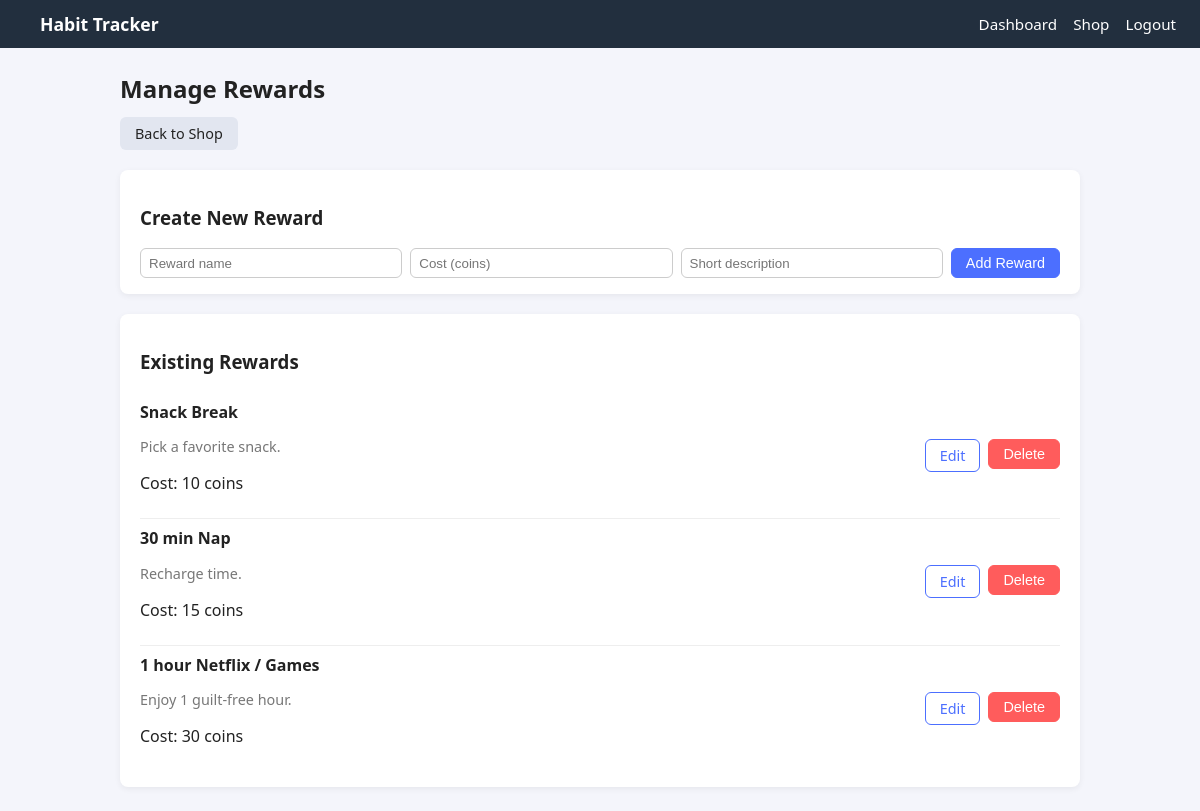
Screenshot of /shop/manage (signed in) with the database file from the repository.
### app/models.py (models this page shows)
class Reward(db.Model):
    id = db.Column(db.Integer, primary_key=True)
    name = db.Column(db.String(120), nullable=False)
    cost = db.Column(db.Integer, nullable=False)
    description = db.Column(db.String(250), default="")

### app/shop.py (the view, shortened to what this page needs)
@shop.route("/shop/manage", methods=["GET", "POST"])
@login_required
def manage_rewards():
    rewards = Reward.query.order_by(Reward.cost.asc()).all()
    return render_template("manage_rewards.html", rewards=rewards)

### app/__init__.py (called while the page is built)
def create_app():
    app = Flask(__name__, instance_relative_config=True)
    app.config.from_mapping(
        SECRET_KEY="devkey",  # change in production
        SQLALCHEMY_DATABASE_URI="sqlite:///app.db",
        SQLALCHEMY_TRACK_MODIFICATIONS=False
    )
    db.init_app(app)
    login_manager.init_app(app)
    login_manager.login_view = "auth.login"
    from .models import User
    @login_manager.user_loader
    def load_user(user_id):
        return User.query.get(int(user_id))
    from .routes import main
    from .auth import auth
    from .shop import shop
    app.register_blueprint(main)
    app.register_blueprint(auth)
    app.register_blueprint(shop)
    try:
        os.makedirs(app.instance_path)
    except OSError:
        pass
    return app

### app/templates/manage_rewards.html
{% extends "base.html" %} {% block content %}
<div class="page-header">
  <h2>Manage Rewards</h2>
</div>
<div class="page-actions">
  <a class="btn" href="{{ url_for('shop.shop_home') }}">Back to Shop</a>
</div>
<div class="card">
  <h3>Create New Reward</h3>
  <form method="POST" class="form-grid">
    <input name="name" placeholder="Reward name" required />
    <input
      name="cost"
      type="number"
      min="1"
      placeholder="Cost (coins)"
      required
    />
    <input name="description" placeholder="Short description" />
    <button type="submit" class="btn btn-primary">Add Reward</button>
  </form>
</div>
<div class="card">
  <h3>Existing Rewards</h3>
  {% if rewards|length == 0 %}
  <p>No rewards yet.</p>
  {% else %}
  <ul class="list-vertical">
    {% for r in rewards %}
    <li class="list-item">
      <div>
        <strong>{{ r.name }}</strong>
        <p class="muted">{{ r.description }}</p>
        <p>Cost: {{ r.cost }} coins</p>
      </div>
      <div class="horizontal-actions">
        <a
          class="btn btn-outline"
          href="{{ url_for('shop.edit_reward', reward_id=r.id) }}"
          >Edit</a
        >
        <form
          method="POST"
          action="{{ url_for('shop.delete_reward', reward_id=r.id) }}"
        >
          <button type="submit" class="btn btn-danger">Delete</button>
        </form>
      </div>
    </li>
    {% endfor %}
  </ul>
  {% endif %}
</div>
{% endblock %}

### app/static/css/main.css (style rules this page uses)
body { margin: 0; font-family: system-ui, -apple-system, BlinkMacSystemFont, "Segoe UI", sans-serif; background: #f4f5fb; color: #222; }
.card { background: #fff; border-radius: 8px; padding: 16px 20px; box-shadow: 0 2px 6px rgba(0,0,0,0.06); margin-bottom: 20px; }
.page-header h1, .page-header h2 { margin-bottom: 4px; }
.muted { color: #777; font-size: 0.9rem; }
.btn { display: inline-block; padding: 6px 14px; border-radius: 6px; border: 1px solid transparent; font-size: 0.9rem; cursor: pointer; text-decoration: none; background: #e2e6f0; color: #222; }
.btn-primary { background: #4c6fff; border-color: #4c6fff; color: #fff; }
.btn-outline { background: transparent; border-color: #4c6fff; color: #4c6fff; }
.btn-danger { background: #ff5c5c; border-color: #ff5c5c; color: #fff; }
.page-actions { margin: 12px 0 20px; }
.page-actions .btn { margin-right: 8px; }
.form-grid { display: flex; flex-wrap: wrap; gap: 8px; }
.form-grid input { flex: 1 1 200px; padding: 6px 8px; border-radius: 6px; border: 1px solid #ccc; }
.list-vertical { list-style: none; padding-left: 0; margin: 0; }
.list-item { display: flex; justify-content: space-between; align-items: center; padding: 8px 0; border-bottom: 1px solid #eee; }
.list-item:last-child { border-bottom: none; }
.horizontal-actions { display: flex; gap: 8px; }

### rows the page displays
Reward: name "Snack Break", description "Pick a favorite snack.", cost "10"
Reward: name "30 min Nap", description "Recharge time.", cost "15"
Reward: name "1 hour Netflix / Games", description "Enjoy 1 guilt-free hour.", cost "30"
